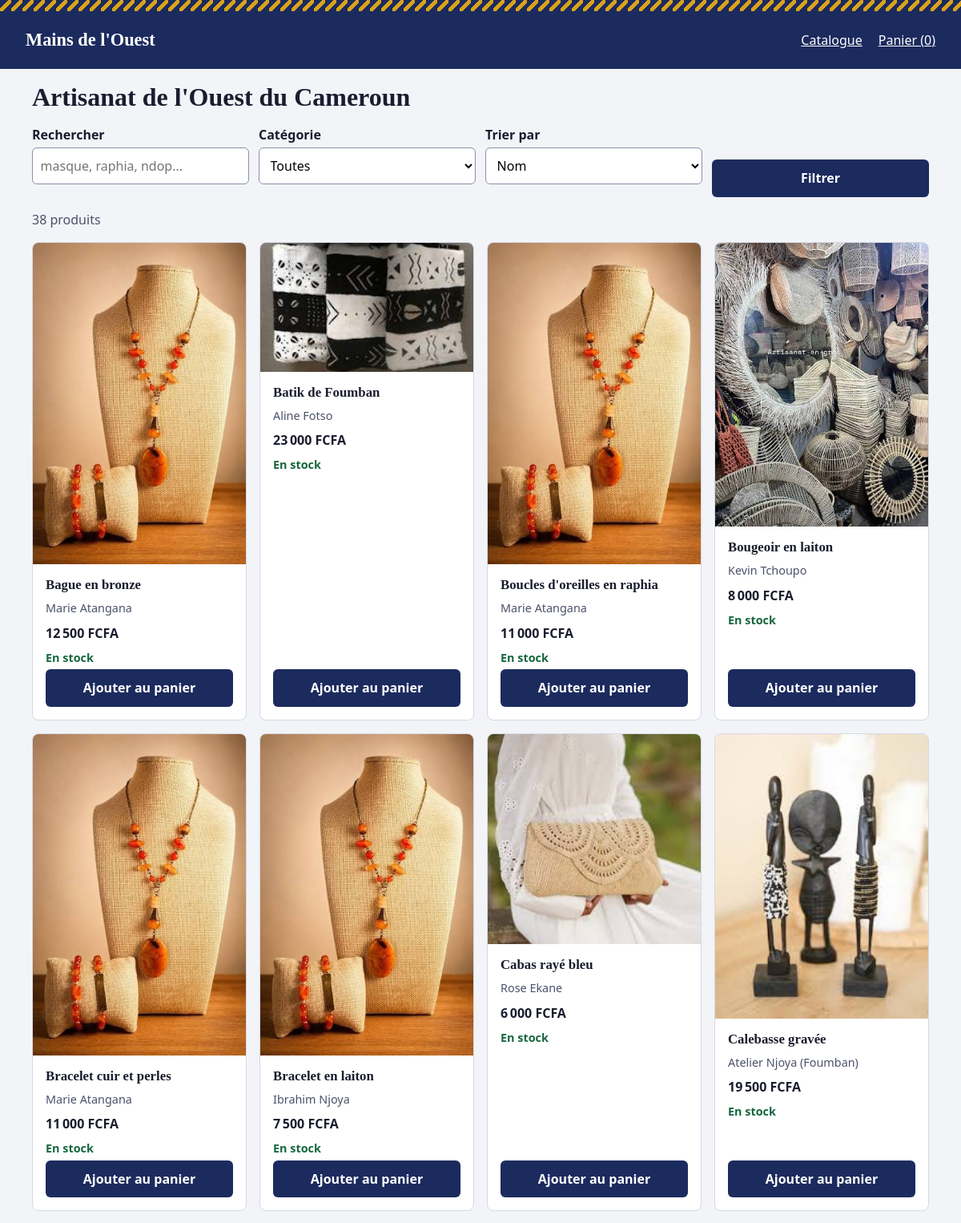
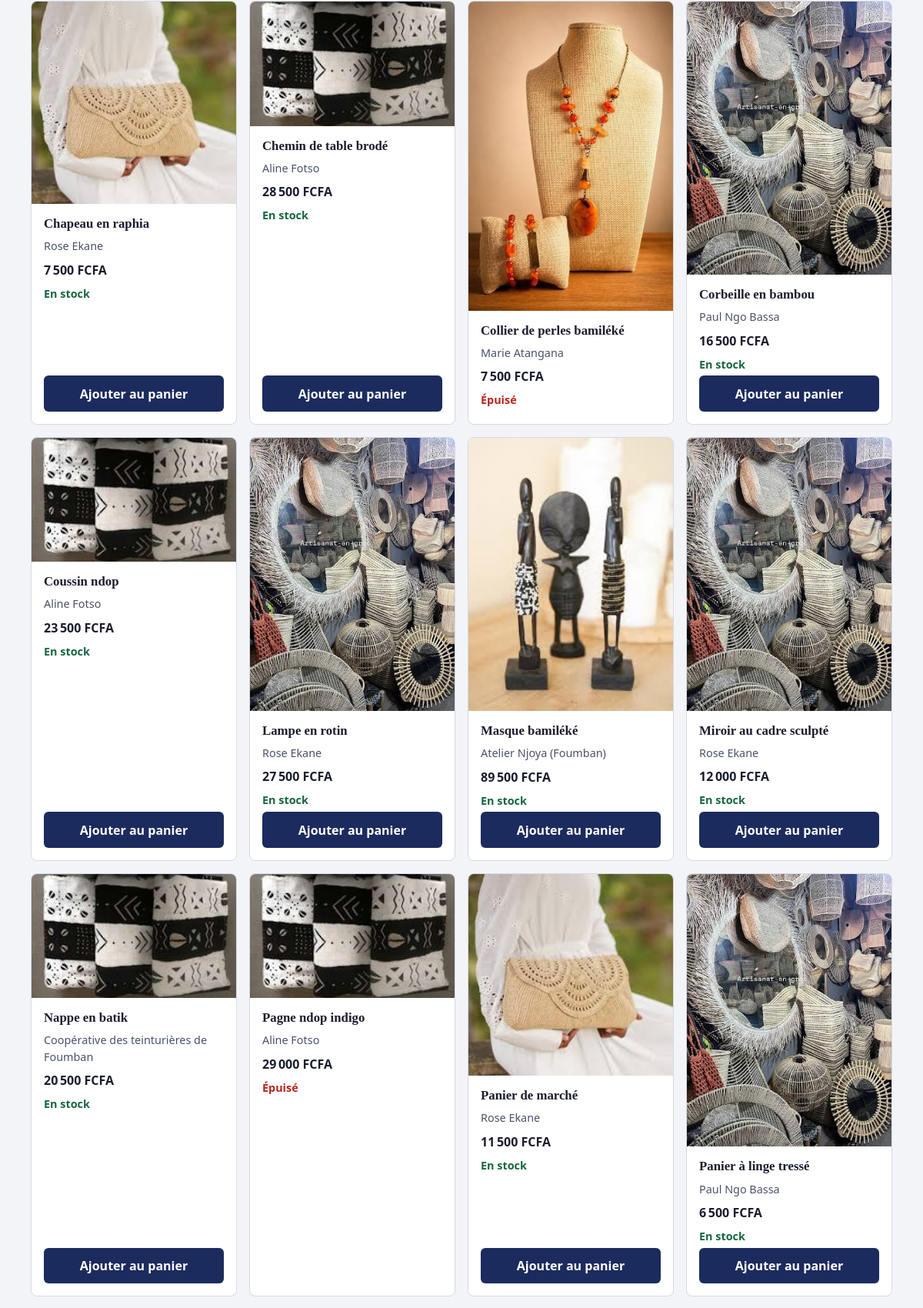
The page / (upper part) on the database its author committed (2 pictures, top to bottom).
### tables this page shows
CREATE TABLE produits (
    id           INTEGER PRIMARY KEY AUTOINCREMENT,
    nom          TEXT    NOT NULL,
    categorie_id INTEGER NOT NULL REFERENCES categories(id),
    description  TEXT    NOT NULL DEFAULT '',
    prix         INTEGER NOT NULL CHECK (prix > 0),
    stock        INTEGER NOT NULL DEFAULT 0 CHECK (stock >= 0),
    image        TEXT    NOT NULL DEFAULT 'img/defaut.jpg',
    artisan      TEXT    NOT NULL,
    actif        INTEGER NOT NULL DEFAULT 1 CHECK (actif IN (0, 1))
);

### app.py (the view)
@app.route("/")
def catalogue():
    categorie = request.args.get("categorie", type=int)
    tri = request.args.get("tri", "nom")
    if tri not in TRIS:
        tri = "nom"
    recherche = request.args.get("q", "").strip()[:60]
    categories = get_db().execute("SELECT * FROM categories ORDER BY nom").fetchall()
    produits = chercher_produits(categorie, recherche, tri)
    return render_template("catalogue.html", produits=produits, categories=categories,
                           categorie=categorie, tri=tri, recherche=recherche)

### app.py (called while the page is built)
def get_db():
    if "db" not in g:
        g.db = sqlite3.connect(CHEMIN_BASE)
        g.db.row_factory = sqlite3.Row
        g.db.execute("PRAGMA foreign_keys = ON")
    return g.db

@app.teardown_appcontext
def fermer_db(_erreur):
    db = g.pop("db", None)
    if db is not None:
        db.close()

@app.before_request
def verifier_csrf():
    if request.method == "POST":
        attendu = session.get("csrf", "")
        recu = request.form.get("csrf", "")
        if not attendu or not secrets.compare_digest(attendu, recu):
            abort(400)

@app.context_processor
def contexte_commun():
    if "csrf" not in session:
        session["csrf"] = secrets.token_hex(16)
    return {"csrf": session["csrf"], "admin_connecte": "admin_id" in session,
            "MODES_PAIEMENT": MODES_PAIEMENT, "SEUIL": SEUIL_ALERTE_STOCK}

@app.after_request
def en_tetes_securite(reponse):
    reponse.headers["X-Content-Type-Options"] = "nosniff"
    reponse.headers["Content-Security-Policy"] = (
        "default-src 'self'; img-src 'self' data:; frame-ancestors 'none'")
    return reponse

@app.template_filter("fcfa")
def filtre_fcfa(montant):
    return f"{int(montant):,}".replace(",", "\u202f") + "\u00a0FCFA"

def chercher_produits(categorie=None, recherche="", tri="nom", ids=None, artisan=None):
    sql = ("SELECT p.*, c.nom AS categorie FROM produits p "
           "JOIN categories c ON c.id = p.categorie_id WHERE p.actif = 1")
    params = []
    if categorie:
        sql += " AND p.categorie_id = ?"
        params.append(categorie)
    if recherche:
        sql += " AND (p.nom LIKE ? OR p.description LIKE ? OR p.artisan LIKE ?)"
        params += [f"%{recherche}%"] * 3
    if artisan:
        sql += " AND p.artisan = ?"
        params.append(artisan)
    if ids:
        sql += " AND p.id IN (%s)" % ",".join("?" * len(ids))  # seuls des « ? » sont insérés
        params += ids
    sql += " ORDER BY " + TRIS.get(tri, TRIS["nom"])
    return get_db().execute(sql, params).fetchall()

### templates/catalogue.html (shortened to what this page needs)
{% extends "base.html" %}
{% block contenu %}
<h1>Artisanat de l'Ouest du Cameroun</h1>
<form class="filtres" method="get" action="{{ url_for('catalogue') }}" role="search">
  <div class="champ">
    <label for="q">Rechercher</label>
    <input type="search" id="q" name="q" value="{{ recherche }}" maxlength="60" placeholder="masque, raphia, ndop…">
  </div>
  <div class="champ">
    <label for="categorie">Catégorie</label>
    <select id="categorie" name="categorie">
      <option value="">Toutes</option>
    </select>
  </div>
  <div class="champ">
    <label for="tri">Trier par</label>
    <select id="tri" name="tri">
      <option value="nom" {% if tri == 'nom' %}selected{% endif %}>Nom</option>
    </select>
  </div>
  <button type="submit" class="bouton">Filtrer</button>
</form>
{% if produits %}
<p class="compte">{{ produits|length }} produit{{ 's' if produits|length > 1 }}</p>
<div class="grille">
  {% for p in produits %}{% include "_carte_produit.html" %}{% endfor %}
</div>
{% else %}
<p>Aucun produit ne correspond à votre recherche. <a href="{{ url_for('catalogue') }}">Voir tout le catalogue</a>.</p>
{% endif %}
{% endblock %}

### templates/_carte_produit.html
<article class="produit-carte">
  <a href="{{ url_for('produit', produit_id=p.id) }}">
    <img src="{{ url_for('static', filename=p.image) }}" alt="{{ p.nom }}, par {{ p.artisan }}" width="400" height="300" loading="lazy">
  </a>
  <div class="produit-infos">
    <h3><a href="{{ url_for('produit', produit_id=p.id) }}">{{ p.nom }}</a></h3>
    <p class="artisan">{{ p.artisan }}</p>
    <p class="prix">{{ p.prix|fcfa }}</p>
    {% if p.stock > 0 %}
    <p class="stock stock-ok">En stock</p>
    <button type="button" class="bouton" data-ajouter="{{ p.id }}" data-stock="{{ p.stock }}">Ajouter au panier</button>
    {% else %}
    <p class="stock stock-vide">Épuisé</p>
    {% endif %}
  </div>
</article>

### static/css/style.css (style rules this page uses)
:root { --indigo: #1c2b5e; --encre: #1a1d2e; --fond: #f2f4f8; --surface: #ffffff; --raphia: #d9a21b; --trait: #d5d9e4; --ok: #17673f; --alerte: #b3261e; --police-titre: "Palatino Linotype", Palatino, "Book Antiqua", Georgia, serif; --police-texte: system-ui, -apple-system, "Segoe UI", Roboto, sans-serif; }
*, *::before, *::after { box-sizing: border-box; }
body { margin: 0; font-family: var(--police-texte); color: var(--encre); background: var(--fond); line-height: 1.5; }
h1, h2, h3, .logo { font-family: var(--police-titre); line-height: 1.2; }
h1 { font-size: 1.6rem; margin: 1rem 0; }
h3 { font-size: 1.05rem; margin: .25rem 0; }
a { color: var(--indigo); }
img { max-width: 100%; height: auto; display: block; }
.bouton { display: inline-block; background: var(--indigo); color: #fff; border: 0; border-radius: 6px; padding: .7rem 1.1rem; font: inherit; font-weight: 600; cursor: pointer; text-decoration: none; min-height: 44px; }
.champ { display: flex; flex-direction: column; gap: .25rem; margin-bottom: 1rem; }
label, legend { font-weight: 600; }
input[type=text], input[type=search], input[type=tel], input[type=number], input[type=password], input[type=date], select, textarea { font: inherit; padding: .6rem; border: 1px solid #8a90a6; border-radius: 6px; background: #fff; width: 100%; min-height: 44px; }
.filtres { display: grid; gap: .75rem; align-items: end; margin-bottom: 1rem; }
.grille { display: grid; gap: 1rem; grid-template-columns: 1fr; }
.produit-carte { background: var(--surface); border: 1px solid var(--trait); border-radius: 8px; overflow: hidden; display: flex; flex-direction: column; }
.produit-infos { padding: .75rem 1rem 1rem; display: flex; flex-direction: column; gap: .25rem; flex: 1; }
.produit-infos .bouton { margin-top: auto; }
.produit-infos h3 a { text-decoration: none; color: var(--encre); }
.artisan { margin: 0; color: #4b516a; font-size: .9rem; }
.prix { font-weight: 700; margin: .25rem 0; }
.stock { margin: 0; font-weight: 600; font-size: .9rem; }
.stock-ok { color: var(--ok); }
.stock-vide { color: var(--alerte); }
.compte { color: #4b516a; }
@media (min-width: 40em) { h1 { font-size: 2rem; } }
@media (min-width: 40em) { .grille { grid-template-columns: repeat(2, 1fr); } }
@media (min-width: 40em) { .filtres { grid-template-columns: repeat(auto-fit, minmax(10rem, 1fr)); } }
@media (min-width: 64em) { .grille { grid-template-columns: repeat(4, 1fr); } }

### rows shown on the page
produits: image (picture), nom "Bague en bronze", artisan "Marie Atangana", prix|fcfa "12 500 FCFA"
produits: image (picture), nom "Batik de Foumban", artisan "Aline Fotso", prix|fcfa "23 000 FCFA"
produits: image (picture), nom "Boucles d'oreilles en raphia", artisan "Marie Atangana", prix|fcfa "11 000 FCFA"
produits: image (picture), nom "Bougeoir en laiton", artisan "Kevin Tchoupo", prix|fcfa "8 000 FCFA"
produits: image (picture), nom "Bracelet cuir et perles", artisan "Marie Atangana", prix|fcfa "11 000 FCFA"
produits: image (picture), nom "Bracelet en laiton", artisan "Ibrahim Njoya", prix|fcfa "7 500 FCFA"
produits: image (picture), nom "Cabas rayé bleu", artisan "Rose Ekane", prix|fcfa "6 000 FCFA"
produits: image (picture), nom "Calebasse gravée", artisan "Atelier Njoya (Foumban)", prix|fcfa "19 500 FCFA"
produits: image (picture), nom "Chapeau en raphia", artisan "Rose Ekane", prix|fcfa "7 500 FCFA"
produits: image (picture), nom "Chemin de table brodé", artisan "Aline Fotso", prix|fcfa "28 500 FCFA"
produits: image (picture), nom "Collier de perles bamiléké", artisan "Marie Atangana", prix|fcfa "7 500 FCFA", stock "Épuisé"
produits: image (picture), nom "Corbeille en bambou", artisan "Paul Ngo Bassa", prix|fcfa "16 500 FCFA"
produits: image (picture), nom "Coussin ndop", artisan "Aline Fotso", prix|fcfa "23 500 FCFA"
produits: image (picture), nom "Lampe en rotin", artisan "Rose Ekane", prix|fcfa "27 500 FCFA"
produits: image (picture), nom "Masque bamiléké", artisan "Atelier Njoya (Foumban)", prix|fcfa "89 500 FCFA"
produits: image (picture), nom "Miroir au cadre sculpté", artisan "Rose Ekane", prix|fcfa "12 000 FCFA"
produits: image (picture), nom "Nappe en batik", artisan "Coopérative des teinturières de Foumban", prix|fcfa "20 500 FCFA"
produits: image (picture), nom "Pagne ndop indigo", artisan "Aline Fotso", prix|fcfa "29 000 FCFA", stock "Épuisé"
produits: image (picture), nom "Panier de marché", artisan "Rose Ekane", prix|fcfa "11 500 FCFA"
produits: image (picture), nom "Panier à linge tressé", artisan "Paul Ngo Bassa", prix|fcfa "6 500 FCFA"

### other values the page prints
{{ produits|length }} "38"
{{ 's' if produits|length > 1 }} "s"
